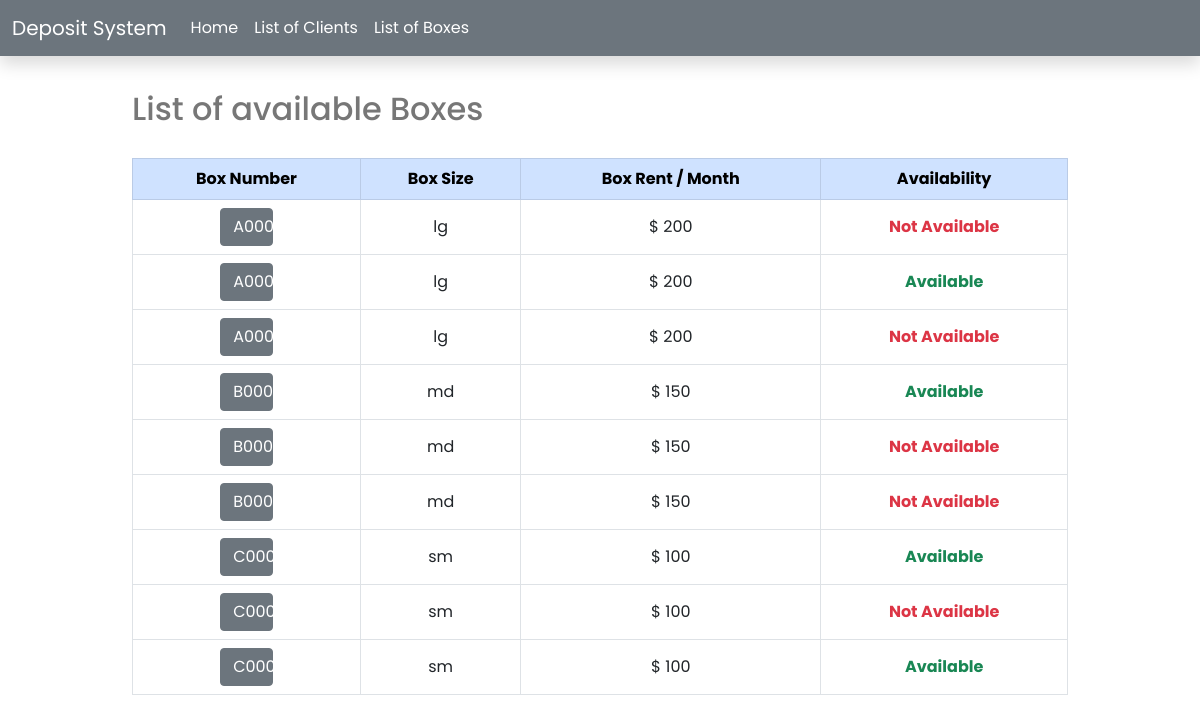
Before: /boxes/ with the older database file.
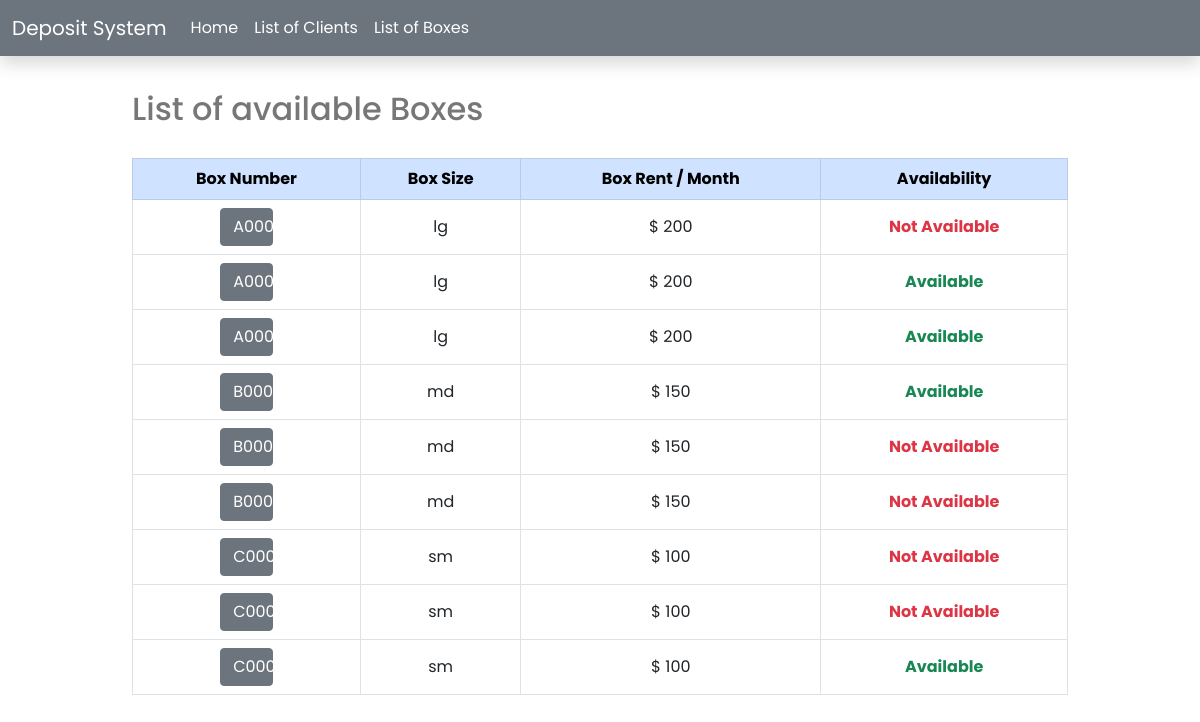
After: the same page with the newer database file.
### main/models.py (models this page shows, shortened)
class Box(models.Model):
    id = models.UUIDField(primary_key=True, default=uuid.uuid4, editable=False)
    box_number = models.CharField(max_length=255)
    size = models.CharField(max_length=20)
    available = models.BooleanField()

### main/views.py (the view)
# urls.py: path('boxes/', views.show_boxes, name='boxes'),
def show_boxes(request):
    boxes = Box.objects.raw('SELECT * FROM main_box ORDER BY box_number')
    box_rents = []
    tr_colors = []
    for box in boxes:
        if 'C' in box.box_number:
            box_rents.append(100)
        elif 'A' in box.box_number:
            box_rents.append(200)
        else:
            box_rents.append(150)
        if box.available == True:
            tr_colors.append('-success')
        else:
            tr_colors.append('-danger')
    today = date.today()  # get today's date
    rental_duration = 4  # rental duration in months
    expiry_date = today + timedelta(days=rental_duration*30)  # add 4 months to today's date
    context = {"boxes": zip(boxes, box_rents, tr_colors)}
    return render(request, 'boxes/boxes.html', context)

### templates/boxes/boxes.html (shortened to what this page needs)
{% extends 'home.html' %}
{% block content %}
<h2>List of available Boxes</h2>
<table class='table table-bordered text-center align-middle'>
    <thead>
        <tr class="table-primary">
            <th scope='col'>Box Number</th>
            <th scope='col'>Box Size</th>
            <th scope='col'>Box Rent / Month</th>
            <th scope='col'>Availability</th>
        </tr>
    </thead>
    <tbody>
        {% for box, box_rent, tr_color in boxes %}
        <tr>
            <td scope='col'><a href='{% url "box-history" box.id %}' class='btn btn-secondary w-25'> {{box.box_number}} </a></td>
            <td scope='col'>{{box.size}}</td>
            <td scope='col'>$ {{box_rent}}</td>
            {% if box.available == True %}
            <th scope='col' class="text{{tr_color}}"> Available </th>
            {% else %}
            <th scope='col' class="text{{tr_color}}"> Not Available </th>
            {% endif %}
        </tr>
        {% endfor %}
    </tbody>
</table>
{% endblock %}

Changed rows visible on the page:
changed Box (number 3 of 9 on the later page): available "Not Available" → "Available"
changed Box (number 7 of 9 on the later page): available "Available" → "Not Available"
